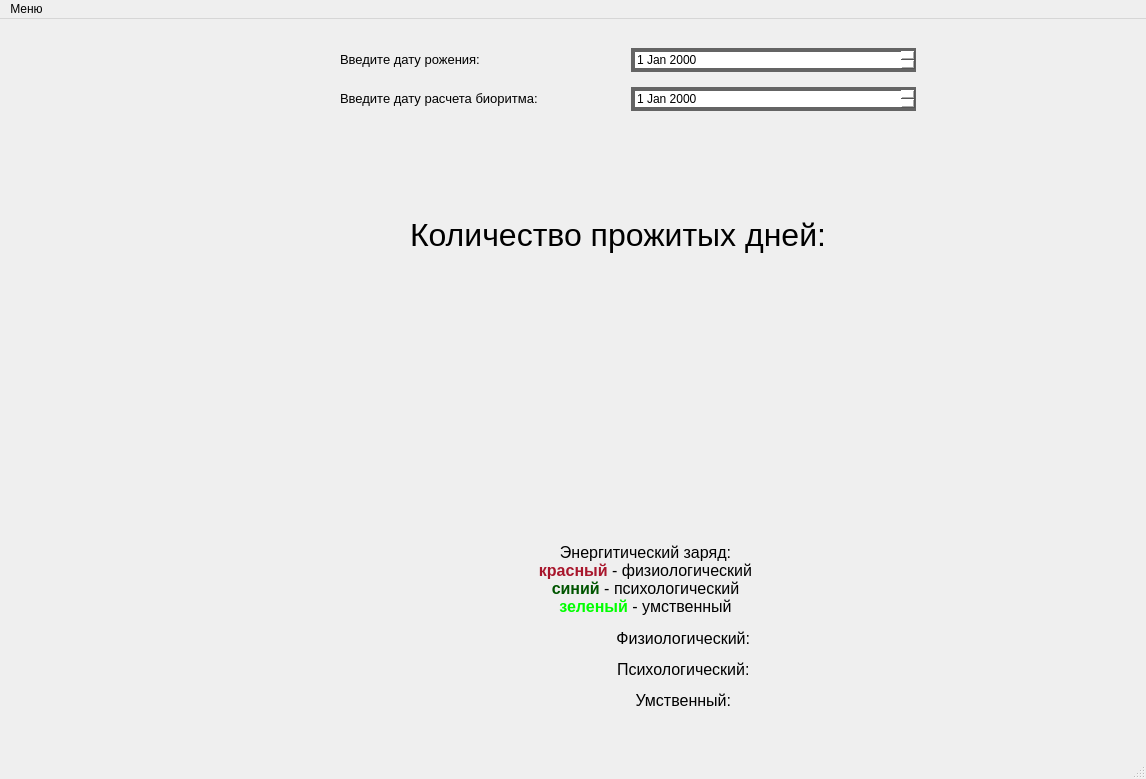
<?xml version="1.0" encoding="UTF-8"?>
<ui version="4.0">
 <class>MainWindow</class>
 <widget class="QMainWindow" name="MainWindow">
  <property name="geometry">
   <rect>
    <x>0</x>
    <y>0</y>
    <width>1146</width>
    <height>779</height>
   </rect>
  </property>
  <property name="mouseTracking">
   <bool>false</bool>
  </property>
  <property name="windowTitle">
   <string>MainWindow</string>
  </property>
  <widget class="QWidget" name="centralwidget">
   <widget class="QLabel" name="label">
    <property name="geometry">
     <rect>
      <x>380</x>
      <y>520</y>
      <width>531</width>
      <height>81</height>
     </rect>
    </property>
    <property name="text">
     <string>&lt;!DOCTYPE HTML PUBLIC &quot;-//W3C//DTD HTML 4.0//EN&quot; &quot;http://www.w3.org/TR/REC-html40/strict.dtd&quot;&gt;
&lt;html&gt;&lt;head&gt;&lt;meta name=&quot;qrichtext&quot; content=&quot;1&quot; /&gt;&lt;meta charset=&quot;utf-8&quot; /&gt;&lt;style type=&quot;text/css&quot;&gt;
p, li { white-space: pre-wrap; }
hr { height: 1px; border-width: 0; }
li.unchecked::marker { content: &quot;\2610&quot;; }
li.checked::marker { content: &quot;\2612&quot;; }
&lt;/style&gt;&lt;/head&gt;&lt;body style=&quot; font-family:'Segoe UI'; font-size:9pt; font-weight:400; font-style:normal;&quot;&gt;
&lt;p align=&quot;center&quot; style=&quot; margin-top:12px; margin-bottom:12px; margin-left:0px; margin-right:0px; -qt-block-indent:0; text-indent:0px;&quot;&gt;&lt;span style=&quot; font-family:'MS Shell Dlg 2'; font-size:12pt;&quot;&gt;Энергитический заряд:&lt;/span&gt;&lt;span style=&quot; font-family:'MS Shell Dlg 2'; font-size:12pt; font-weight:600; color:#a8162c;&quot;&gt; &lt;br /&gt;красный&lt;/span&gt;&lt;span style=&quot; font-family:'MS Shell Dlg 2'; font-size:12pt;&quot;&gt; - физиологический&lt;br /&gt;&lt;/span&gt;&lt;span style=&quot; font-family:'MS Shell Dlg 2'; font-size:12pt; font-weight:600; color:#005500;&quot;&gt;синий&lt;/span&gt;&lt;span style=&quot; font-family:'MS Shell Dlg 2'; font-size:12pt; color:#005500;&quot;&gt; &lt;/span&gt;&lt;span style=&quot; font-family:'MS Shell Dlg 2'; font-size:12pt;&quot;&gt;- психологический&lt;br /&gt;&lt;/span&gt;&lt;span style=&quot; font-family:'MS Shell Dlg 2'; font-size:12pt; font-weight:600; color:#00ff00;&quot;&gt;зеленый&lt;/span&gt;&lt;span style=&quot; font-family:'MS Shell Dlg 2'; font-size:12pt;&quot;&gt; - умственный&lt;/span&gt;&lt;/p&gt;&lt;/body&gt;&lt;/html&gt;</string>
    </property>
   </widget>
   <widget class="QWidget" name="gridLayoutWidget">
    <property name="geometry">
     <rect>
      <x>340</x>
      <y>20</y>
      <width>576</width>
      <height>81</height>
     </rect>
    </property>
    <layout class="QGridLayout" name="gridLayout">
     <item row="0" column="0">
      <widget class="QLabel" name="birthday_label">
       <property name="text">
        <string>&lt;html&gt;&lt;head/&gt;&lt;body&gt;&lt;p&gt;&lt;span style=&quot; font-size:10pt;&quot;&gt;Введите дату рожения:&lt;/span&gt;&lt;/p&gt;&lt;/body&gt;&lt;/html&gt;</string>
       </property>
      </widget>
     </item>
     <item row="0" column="1">
      <widget class="QDateEdit" name="birthday_date">
       <property name="styleSheet">
        <string notr="true">QDateEdit
{
    background-color: white;
    border-style: solid;
    border-width: 4px;
    border-color: rgb(100,100,100);
    spacing: 5px; 
}


QDateEdit::drop-down {
    image: url(:/new/myapp/cbarrowdn.png);
    width:50px;
    height:15px;
    subcontrol-position: right top;
    subcontrol-origin:margin;
    background-color: white;
    border-style: solid;
    border-width: 4px;
    border-color: rgb(100,100,100);
   spacing: 5px; 
}</string>
       </property>
      </widget>
     </item>
     <item row="1" column="0">
      <widget class="QLabel" name="current_label">
       <property name="text">
        <string>&lt;html&gt;&lt;head/&gt;&lt;body&gt;&lt;p&gt;&lt;span style=&quot; font-size:10pt;&quot;&gt;Введите дату расчета биоритма:&lt;/span&gt;&lt;/p&gt;&lt;/body&gt;&lt;/html&gt;</string>
       </property>
      </widget>
     </item>
     <item row="1" column="1">
      <widget class="QDateEdit" name="current_date">
       <property name="styleSheet">
        <string notr="true">QDateEdit
{
    background-color: white;
    border-style: solid;
    border-width: 4px;
    border-color: rgb(100,100,100);
    spacing: 5px; 
}


QDateEdit::drop-down {
    image: url(:/new/myapp/cbarrowdn.png);
    width:50px;
    height:15px;
    subcontrol-position: right top;
    subcontrol-origin:margin;
    background-color: white;
    border-style: solid;
    border-width: 4px;
    border-color: rgb(100,100,100);
   spacing: 5px; 
}</string>
       </property>
      </widget>
     </item>
    </layout>
   </widget>
   <widget class="QLabel" name="livedays">
    <property name="geometry">
     <rect>
      <x>410</x>
      <y>180</y>
      <width>601</width>
      <height>71</height>
     </rect>
    </property>
    <property name="font">
     <font>
      <pointsize>24</pointsize>
     </font>
    </property>
    <property name="text">
     <string>Количество прожитых дней: </string>
    </property>
   </widget>
   <widget class="QLabel" name="result_label">
    <property name="geometry">
     <rect>
      <x>540</x>
      <y>600</y>
      <width>291</width>
      <height>101</height>
     </rect>
    </property>
    <property name="font">
     <font>
      <pointsize>12</pointsize>
     </font>
    </property>
    <property name="text">
     <string>&lt;html&gt;&lt;head/&gt;&lt;body&gt;&lt;p align=&quot;center&quot;&gt;&lt;span style=&quot; font-size:12pt;&quot;&gt;Физиологический: &lt;/span&gt;&lt;/p&gt;&lt;p align=&quot;center&quot;&gt;&lt;span style=&quot; font-size:12pt;&quot;&gt;Психологический: &lt;/span&gt;&lt;/p&gt;&lt;p align=&quot;center&quot;&gt;&lt;span style=&quot; font-size:12pt;&quot;&gt;Умственный: &lt;/span&gt;&lt;/p&gt;&lt;/body&gt;&lt;/html&gt;</string>
    </property>
   </widget>
  </widget>
  <widget class="QMenuBar" name="menubar">
   <property name="geometry">
    <rect>
     <x>0</x>
     <y>0</y>
     <width>1146</width>
     <height>21</height>
    </rect>
   </property>
   <widget class="QMenu" name="menu">
    <property name="title">
     <string>Меню</string>
    </property>
    <addaction name="action"/>
    <addaction name="action_2"/>
   </widget>
   <addaction name="menu"/>
  </widget>
  <widget class="QStatusBar" name="statusbar"/>
  <action name="action">
   <property name="text">
    <string>Выход</string>
   </property>
  </action>
  <action name="action_2">
   <property name="text">
    <string>О программе</string>
   </property>
  </action>
 </widget>
 <resources/>
 <connections/>
</ui>
